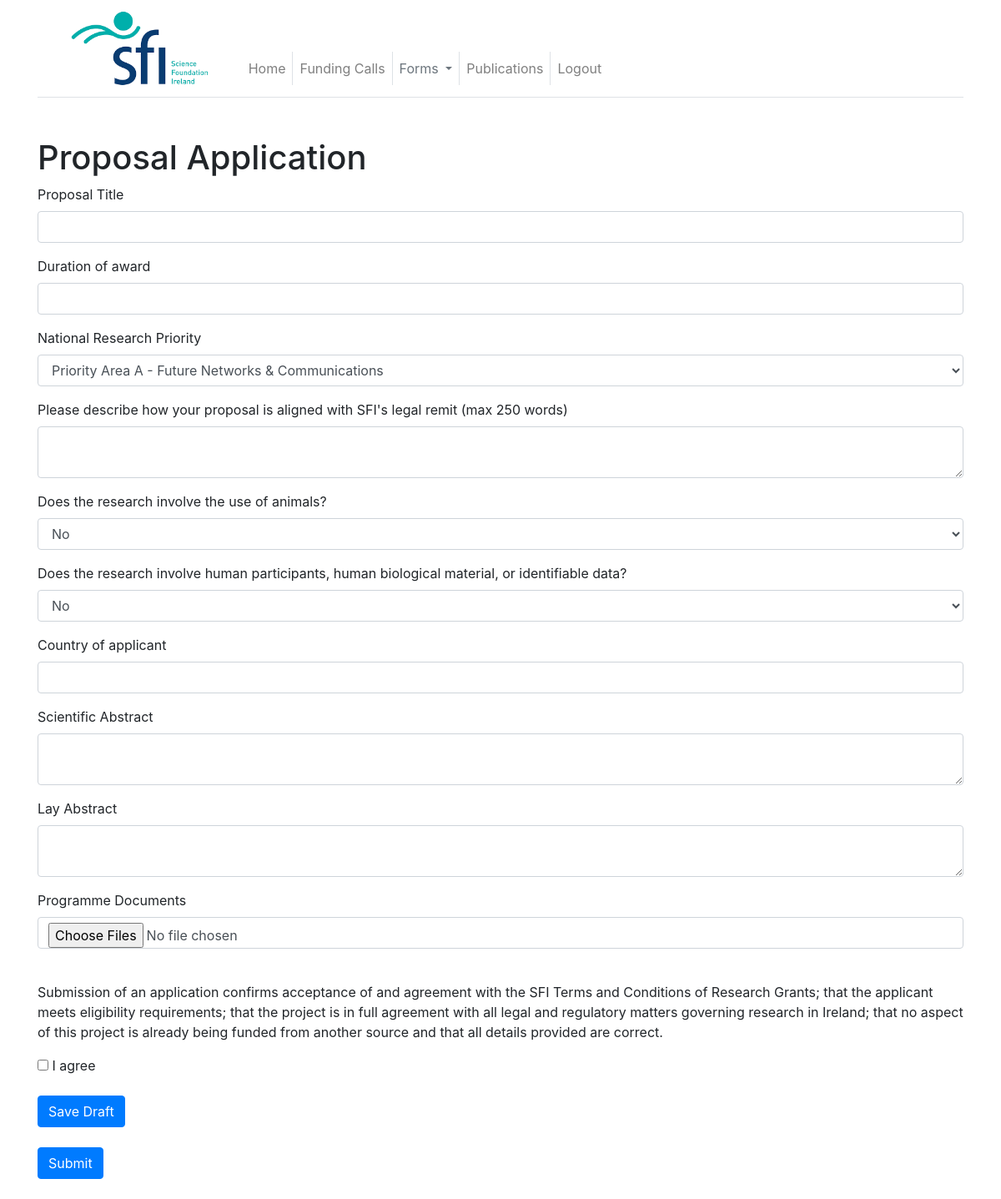
The page /apply/4 (signed in) on the database its author committed.
### app/models.py (models this page shows, shortened)
class GrantApplications(db.Model):
    id = db.Column(db.Integer, primary_key=True)
    user_id = db.Column(db.Integer, db.ForeignKey("user.id"))
    call_id = db.Column(db.Integer, db.ForeignKey("funding_call.id"))
    title = db.Column(db.Text)
    duration = db.Column(db.Text)
    nrp = db.Column(db.Text)
    ethical_q1 = db.Column(db.String)
    ethical_q2 = db.Column(db.String)
    country = db.Column(db.Text)
    coapps = db.Column(db.Text)
    collabs = db.Column(db.Text)
    legal_align = db.Column(db.Text)
    sci_abstract = db.Column(db.Text)
    lay_abstract = db.Column(db.Text)
    is_draft = db.Column(db.Boolean, default=False)
    is_pending = db.Column(db.Boolean, default=False)
    is_awarded = db.Column(db.Boolean,default=False)
    attachment = db.relationship("GrantApplicationAttachment")

### app/routes.py (the view, shortened to what this page needs)
@app.route("/apply/<call_id>", methods=["GET", "POST"])
def apply(call_id):
    if current_user.is_anonymous == False:
        complete_general = GeneralInformation.query.filter_by(user_id=current_user.id).first()
    if current_user.is_anonymous == False and current_user.is_admin == False and current_user.is_reviewer == False and complete_general is None:
        flash("Please complete your General Information form first!")
        return redirect("edit_profile")
    call = SfiProposalCalls.query.filter_by(id=call_id).first_or_404()
    is_applied = GrantApplications.query.filter_by(user_id=current_user.id, call_id=call_id).first()
    form = GrantApplicationForm()
    if request.method == "GET":
        if is_applied is not None and is_applied.is_pending is True:
            flash("You have already applied for this award")
            return redirect(url_for("view_calls"))
        elif is_applied is not None:
            form.title.data = is_applied.title
            form.duration.data = is_applied.duration
            form.nrp.data = is_applied.nrp
            form.legal_align.data = is_applied.legal_align
            form.country.data = is_applied.country
            form.sci_abstract.data = is_applied.sci_abstract
            form.lay_abstract.data = is_applied.lay_abstract
    return render_template("application.html", title="Apply", form=form)

### app/models.py (called while the page is built)
@login.user_loader
def load_user(id):
    return User.query.get(int(id))

### app/routes.py (called while the page is built)
@app.before_request
def before_request():
    if current_user.is_authenticated:
        current_user.last_seen = datetime.utcnow()
        db.session.commit()

### app/templates/application.html (shortened to what this page needs)
{% extends "base.html" %}
{% block content %}
    <h1>Proposal Application</h1>
        <form enctype="multipart/form-data" method="post">
            <div class="form-group">
                {{ form.title.label(class="form-text") }}
                {{ form.title(class="form-control") }}
            </div>
            <div class="form-group">
                {{ form.duration.label(class="form-text") }}
                {{ form.duration(class="form-control") }}
            </div>
            <div class="form-group">
                {{ form.nrp.label(class="form-text") }}
                {{ form.nrp(class="form-control") }}
            </div>
            <div class="form-group">
                {{ form.legal_align.label(class="form-text") }}
                {{ form.legal_align(class="form-control") }}
            </div>
            <div class="form-group">
                {{ form.ethical_q1.label(class="form-text") }}
                {{ form.ethical_q1(class="form-control") }}
            </div>
            <div class="form-group">
                {{ form.ethical_q2.label(class="form-text") }}
                {{ form.ethical_q2(class="form-control") }}
            </div>
            <div class="form-group">
                {{ form.country.label(class="form-text") }}
                {{ form.country(class="form-control") }}
            </div>
            <div class="form-group">
                {{ form.sci_abstract.label(class="form-text") }}
                {{ form.sci_abstract(class="form-control") }}
            </div>
            <div class="form-group">
                {{ form.lay_abstract.label(class="form-text") }}
                {{ form.lay_abstract(class="form-control") }}
            </div>
          <div class="form-group">
                {{ form.doc_uplaod.label(class="form-text") }}
                {{ form.doc_uplaod(class="form-control") }}
            </div>
            <div>
                <br>
                <p>Submission of an application confirms acceptance of
                 and agreement with the SFI Terms and Conditions of Research Grants;
                 that the applicant meets eligibility requirements; that the project
                 is in full agreement with all legal and regulatory matters governing
                 research in Ireland; that no aspect of this project is already being
                 funded from another source and that all details provided are correct.
             </p>
                 {{ form.declare(value=True) }} I agree
             </div><br>
            <div>{{ form.draft(class="btn btn-primary") }}</div><br>
            <div>{{ form.submit(class="btn btn-primary") }}</div><br>
        </form>
    {% endblock %}

### rows shown on the page
GrantApplications: nrp "Priority Area A - Future Networks & Communications", ethical_q1 "No", ethical_q2 "No"
